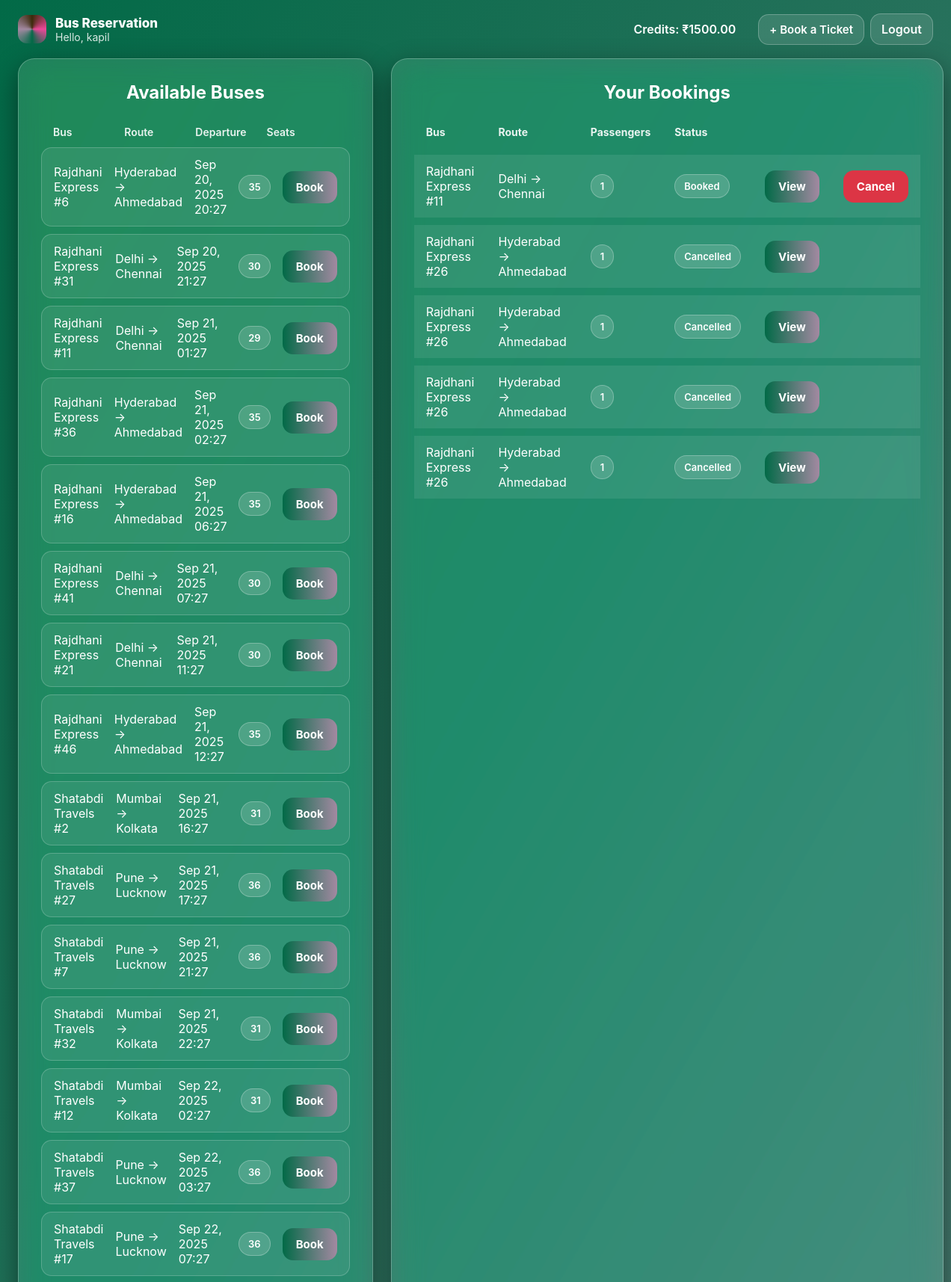
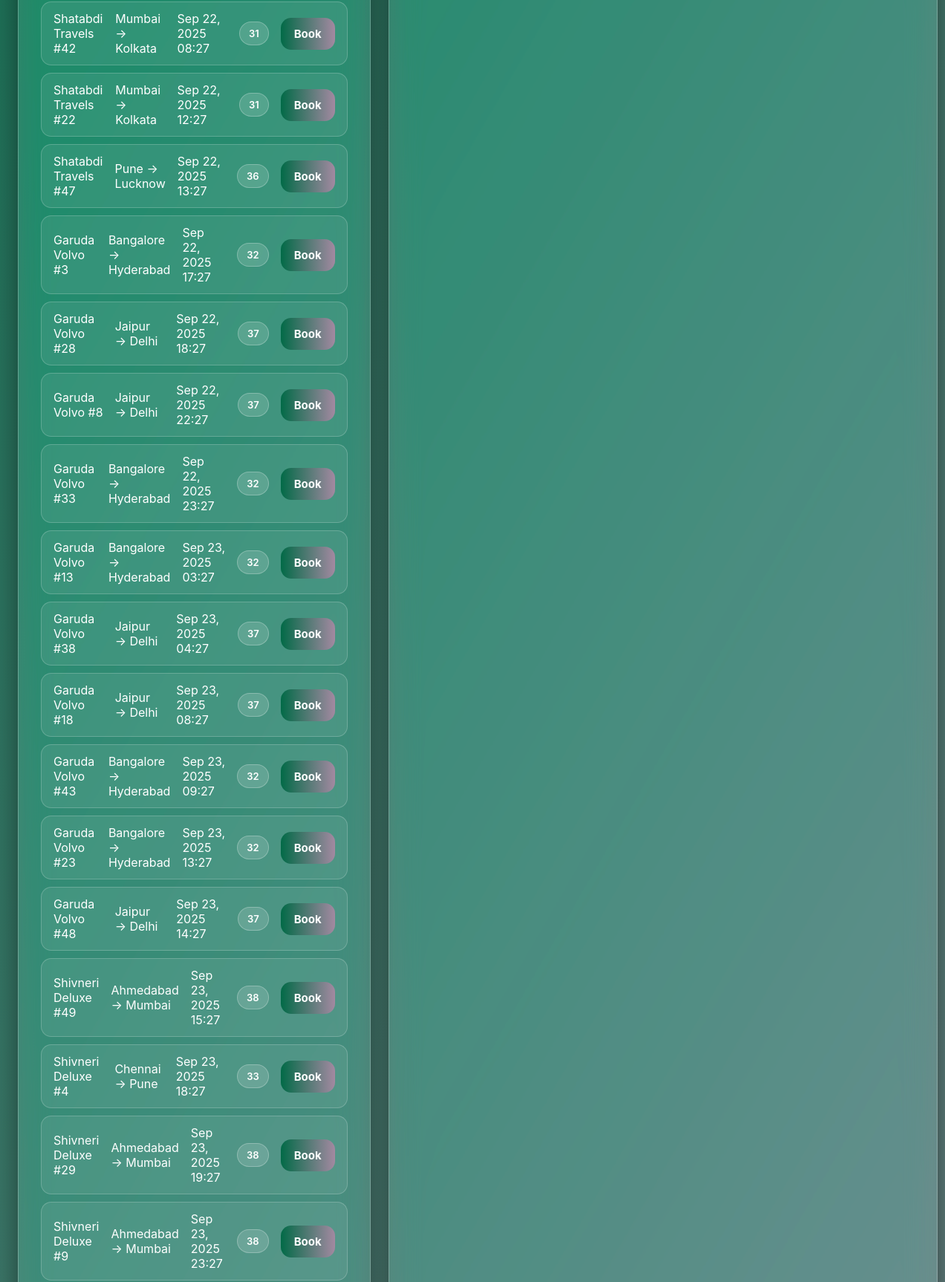
Screenshot of / (signed in, upper part) with the database file from the repository (2 pictures, top to bottom).
### reservation/models.py (models this page shows, shortened)
class CustomUser(AbstractUser):
    credits = models.DecimalField(max_digits=10, decimal_places=2, default=2000.00)

class Bus(models.Model):
    name = models.CharField(max_length=100)
    source = models.CharField(max_length=100)
    destination = models.CharField(max_length=100)
    departure_time = models.DateTimeField()
    total_seats = models.PositiveIntegerField()
    available_seats = models.PositiveIntegerField()
    ticket_price = models.DecimalField(max_digits=10, decimal_places=2)

class Booking(models.Model):
    ticket_id = models.CharField(max_length=6, unique=True, blank=True, editable=False)
    journey_date = models.DateField(null=True, blank=True)
    user = models.ForeignKey(CustomUser, on_delete=models.CASCADE, related_name='bookings')
    bus = models.ForeignKey(Bus, on_delete=models.CASCADE, related_name='bookings')
    phone_number = models.CharField(max_length=15)
    num_passengers = models.PositiveIntegerField()
    total_cost = models.DecimalField(max_digits=10, decimal_places=2)
    booking_time = models.DateTimeField(auto_now_add=True)
    status = models.CharField(max_length=20, choices=[('Booked', 'Booked'), ('Cancelled', 'Cancelled'), ('Pending', 'Pending')], default='Pending')

### reservation/views.py (the view)
# urls.py: path('', views.index_view, name='index'),
@login_required
def index_view(request):
    now = timezone.now()
    end_date = now + timedelta(days=7)
    buses = Bus.objects.filter(departure_time__range=[now, end_date], available_seats__gt=0).order_by('departure_time')
    user_bookings = request.user.bookings.all().order_by('-booking_time')
    return render(request, 'index.html', {'buses': buses, 'bookings': user_bookings})

### reservation/templates/index.html (shortened to what this page needs)
{% extends "base.html" %}
{% block content %}
<div class="nav">
    <div class="brand">
        <div class="logo"></div>
        <div>
            <div style="font-weight:800; font-size:17px;">Bus Reservation</div>
            <div style="opacity:.85; font-size:14px;">Hello, {{ request.user.username }}</div>
        </div>
    </div>
    <div class="links" style="display: flex; align-items: center;">
        <span style="margin-right: 16px;">Credits: ₹{{ request.user.credits|floatformat:2 }}</span>
        <a href="{% url 'book_ticket' %}" class="btn" style="margin-right: 8px;">+ Book a Ticket</a>
        <a href="{% url 'logout' %}">Logout</a>
    </div>
</div>
<div class="wrap">
    <section class="card">
        <h2>Available Buses</h2>
        <div class="bus-list">
            <div class="bus-list-header">
                <div>Bus</div>
                <div>Route</div>
                <div>Departure</div>
                <div>Seats</div>
            </div>
            {% for bus in buses %}
            <div class="bus-item">
                <div>{{ bus.name }}</div>
                <div>{{ bus.source }} → {{ bus.destination }}</div>
                <div>{{ bus.departure_time|date:"M d, Y H:i" }}</div>
                <div><span class="pill">{{ bus.available_seats }}</span></div>
                <a class="btn" href="{% url 'book_bus' bus.id %}?date={{ bus.departure_time|date:'Y-m-d' }}">Book</a>
            </div>
            {% empty %}
            <p class="text-center">No buses available at the moment.</p>
            {% endfor %}
        </div>
    </section>
    <section class="card bookings-table">
        <h2>Your Bookings</h2>
        <table>
            <thead>
                <tr>
                    <th>Bus</th>
                    <th>Route</th>
                    <th>Passengers</th>
                    <th>Status</th>
                    <th></th>
                    <th></th>
                </tr>
            </thead>
            <tbody>
                {% for booking in bookings %}
                <tr>
                    <td>{{ booking.bus.name }}</td>
                    <td>{{ booking.bus.source }} → {{ booking.bus.destination }}</td>
                    <td><span class="pill">{{ booking.num_passengers }}</span></td>
                    <td><span class="pill">{{ booking.status }}</span></td>
                    <td><a class="btn" href="{% url 'booking_detail' booking.id %}">View</a></td>
                    <td>
                        {% if booking.status == 'Booked' %}
                        <a class="btn cancel" href="{% url 'cancel_booking' booking.id %}">Cancel</a>
                        {% endif %}
                    </td>
                </tr>
                {% empty %}
                <tr>
                    <td colspan="7" class="text-center">You have no bookings yet.</td>
                </tr>
                {% endfor %}
            </tbody>
        </table>
    </section>
</div>
{% endblock %}

### reservation/templates/base.html (style rules this page uses)
:root { --g1:#026a47; --g2:#a389a1; --g3:#3c2a0b; --g4:#ec4899; --card-bg:rgba(255,255,255,.12); --card-brd:rgba(255,255,255,.25); --white:#fff; --radius:22px; --shadow:0 12px 35px rgba(0,0,0,.45); --table-brd:rgba(255,255,255,.2); }
* { box-sizing:border-box }
html,body { height:100%; margin:0; }
body { font-family:'Inter', system-ui, sans-serif; color:var(--white); background: linear-gradient(120deg,var(--g1),var(--g2),var(--g3),var(--g4)); background-size:400% 400%; animation:gradientMove 14s ease infinite; background-attachment:fixed; }
.btn { display:inline-block; cursor:pointer; text-decoration:none; border:none; border-radius:14px; padding:12px 18px; font-weight:700; font-size:15px; color:#fff; background:linear-gradient(90deg,var(--g1),var(--g2),var(--g3),var(--g4)); background-size:300% 100%; transition:background-position .5s ease, transform .08s ease; }
.card { backdrop-filter:blur(20px) saturate(160%); -webkit-backdrop-filter:blur(20px) saturate(160%); background:var(--card-bg); border:1px solid var(--card-brd); border-radius:var(--radius); box-shadow:var(--shadow); padding:30px; animation:fadeInUp 1s ease-in-out; }
h1,h2,h3 { margin:0 0 18px; font-weight:700; text-align:center; }
h2 { font-size:24px; }
a { color:var(--white); text-decoration:underline; }

### reservation/templates/index.html (style rules this page uses)
body { display: flex; flex-direction: column; min-height: 100vh; }
.nav { display: flex; justify-content: space-between; align-items: center; gap: 16px; padding: 18px 24px; }
.brand { display: flex; align-items: center; gap: 12px; }
.logo { width: 38px; height: 38px; border-radius: 12px; background: conic-gradient(from 180deg, var(--g1), var(--g2), var(--g3), var(--g4), var(--g1)); }
.nav .links a, .nav .links span { cursor: pointer; color: #fff; text-decoration: none; font-weight: 600; padding: 10px 14px; border-radius: 14px; }
.nav .links a { border: 1px solid rgba(255, 255, 255, .25); background: rgba(255, 255, 255, .12); transition: all .25s; }
.wrap { flex: 1; display: grid; gap: 24px; grid-template-columns: 1fr; padding: 0 24px 28px; }
@media (min-width:960px) { .wrap { grid-template-columns: 1.2fr .8fr; } }
.bus-list-header, .bus-item { display: grid; grid-template-columns: 1fr 1fr 1fr 0.5fr 0.5fr; gap: 16px; align-items: center; padding: 12px 16px; }
.bus-list-header { font-size: 14px; opacity: .9; font-weight: 600; }
.bus-item { background: rgba(255, 255, 255, .08); border: 1px solid var(--table-brd); border-radius: 14px; margin-bottom: 10px; }
.pill { display: inline-block; padding: 7px 12px; border-radius: 999px; font-size: 13px; font-weight: 600; background: rgba(255, 255, 255, .15); border: 1px solid rgba(255, 255, 255, .25); text-align: center; }
.bookings-table table { width: 100%; border-collapse: separate; border-spacing: 0 10px; margin-top: -10px; }
.bookings-table th, .bookings-table td { text-align: left; padding: 12px 16px; vertical-align: middle; }
.bookings-table th { font-size: 14px; opacity: .9; }
.bookings-table tbody tr { background: rgba(255, 255, 255, .08); border: 1px solid var(--table-brd); border-radius: 14px; }
.bookings-table .btn.cancel { background: #dc3545; }
.btn.cancel { background-color: #dc3545; }

### rows the page displays
CustomUser: user.username "kapil", user.credits "1500.00"
Bus: name "Rajdhani Express #6", source "Hyderabad", destination "Ahmedabad", departure_time "Sep 20, 2025 20:27", available_seats "35"
Bus: name "Rajdhani Express #31", source "Delhi", destination "Chennai", departure_time "Sep 20, 2025 21:27", available_seats "30"
Bus: name "Rajdhani Express #11", source "Delhi", destination "Chennai", departure_time "Sep 21, 2025 01:27", available_seats "29"
Bus: name "Rajdhani Express #36", source "Hyderabad", destination "Ahmedabad", departure_time "Sep 21, 2025 02:27", available_seats "35"
Bus: name "Rajdhani Express #16", source "Hyderabad", destination "Ahmedabad", departure_time "Sep 21, 2025 06:27", available_seats "35"
Bus: name "Rajdhani Express #41", source "Delhi", destination "Chennai", departure_time "Sep 21, 2025 07:27", available_seats "30"
Bus: name "Rajdhani Express #21", source "Delhi", destination "Chennai", departure_time "Sep 21, 2025 11:27", available_seats "30"
Bus: name "Rajdhani Express #46", source "Hyderabad", destination "Ahmedabad", departure_time "Sep 21, 2025 12:27", available_seats "35"
Bus: name "Shatabdi Travels #2", source "Mumbai", destination "Kolkata", departure_time "Sep 21, 2025 16:27", available_seats "31"
Bus: name "Shatabdi Travels #27", source "Pune", destination "Lucknow", departure_time "Sep 21, 2025 17:27", available_seats "36"
Bus: name "Shatabdi Travels #7", source "Pune", destination "Lucknow", departure_time "Sep 21, 2025 21:27", available_seats "36"
Bus: name "Shatabdi Travels #32", source "Mumbai", destination "Kolkata", departure_time "Sep 21, 2025 22:27", available_seats "31"
Bus: name "Shatabdi Travels #12", source "Mumbai", destination "Kolkata", departure_time "Sep 22, 2025 02:27", available_seats "31"
Bus: name "Shatabdi Travels #37", source "Pune", destination "Lucknow", departure_time "Sep 22, 2025 03:27", available_seats "36"
Bus: name "Shatabdi Travels #17", source "Pune", destination "Lucknow", departure_time "Sep 22, 2025 07:27", available_seats "36"
Bus: name "Shatabdi Travels #42", source "Mumbai", destination "Kolkata", departure_time "Sep 22, 2025 08:27", available_seats "31"
Bus: name "Shatabdi Travels #22", source "Mumbai", destination "Kolkata", departure_time "Sep 22, 2025 12:27", available_seats "31"
Bus: name "Shatabdi Travels #47", source "Pune", destination "Lucknow", departure_time "Sep 22, 2025 13:27", available_seats "36"
Bus: name "Garuda Volvo #3", source "Bangalore", destination "Hyderabad", departure_time "Sep 22, 2025 17:27", available_seats "32"
Bus: name "Garuda Volvo #28", source "Jaipur", destination "Delhi", departure_time "Sep 22, 2025 18:27", available_seats "37"
Bus: name "Garuda Volvo #8", source "Jaipur", destination "Delhi", departure_time "Sep 22, 2025 22:27", available_seats "37"
Bus: name "Garuda Volvo #33", source "Bangalore", destination "Hyderabad", departure_time "Sep 22, 2025 23:27", available_seats "32"
Bus: name "Garuda Volvo #13", source "Bangalore", destination "Hyderabad", departure_time "Sep 23, 2025 03:27", available_seats "32"
Bus: name "Garuda Volvo #38", source "Jaipur", destination "Delhi", departure_time "Sep 23, 2025 04:27", available_seats "37"
Bus: name "Garuda Volvo #18", source "Jaipur", destination "Delhi", departure_time "Sep 23, 2025 08:27", available_seats "37"
Bus: name "Garuda Volvo #43", source "Bangalore", destination "Hyderabad", departure_time "Sep 23, 2025 09:27", available_seats "32"
Bus: name "Garuda Volvo #23", source "Bangalore", destination "Hyderabad", departure_time "Sep 23, 2025 13:27", available_seats "32"
Bus: name "Garuda Volvo #48", source "Jaipur", destination "Delhi", departure_time "Sep 23, 2025 14:27", available_seats "37"
Bus: name "Shivneri Deluxe #49", source "Ahmedabad", destination "Mumbai", departure_time "Sep 23, 2025 15:27", available_seats "38"
Bus: name "Shivneri Deluxe #4", source "Chennai", destination "Pune", departure_time "Sep 23, 2025 18:27", available_seats "33"
Bus: name "Shivneri Deluxe #29", source "Ahmedabad", destination "Mumbai", departure_time "Sep 23, 2025 19:27", available_seats "38"
Bus: name "Shivneri Deluxe #9", source "Ahmedabad", destination "Mumbai", departure_time "Sep 23, 2025 23:27", available_seats "38"
Booking: bus.name "Rajdhani Express #11", bus.source "Delhi", bus.destination "Chennai", num_passengers "1", status "Booked", shows "Cancel"
Booking: bus.name "Rajdhani Express #26", bus.source "Hyderabad", bus.destination "Ahmedabad", num_passengers "1", status "Cancelled"
Booking: bus.name "Rajdhani Express #26", bus.source "Hyderabad", bus.destination "Ahmedabad", num_passengers "1", status "Cancelled"
Booking: bus.name "Rajdhani Express #26", bus.source "Hyderabad", bus.destination "Ahmedabad", num_passengers "1", status "Cancelled"
Booking: bus.name "Rajdhani Express #26", bus.source "Hyderabad", bus.destination "Ahmedabad", num_passengers "1", status "Cancelled"
